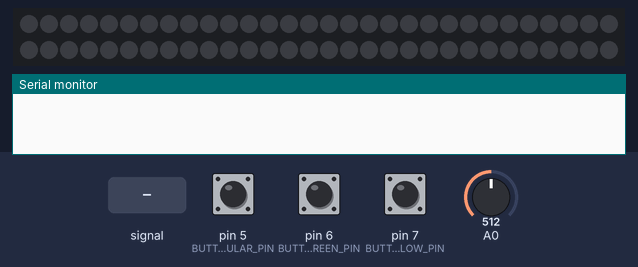
Simulated run of this sketch. Board: Arduino Uno, built with avr-gcc and run on an emulated ATmega328P. Parts: 60 RGB LEDs in strip order, left to right, continuing on the next row, the last lines printed to the serial monitor. The test bench sets the inputs (shaded band); at power-on: pin 7 (BUTTON_RED_YELLOW_PIN) HIGH, pin 6 (BUTTON_BLUE_GREEN_PIN) HIGH, A0 = 512, pin 5 (BUTTON_REGULAR_PIN) HIGH.

Above: at 1.2 s.
1.3 s: A0 fed a 200 Hz sine of ±460 counts around its level
At 2.27 s:
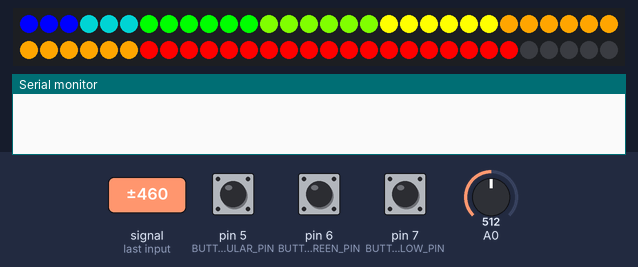
3.4 s: pin 7 (BUTTON_RED_YELLOW_PIN) pulled LOW for 0.15 s
At 4.05 s:
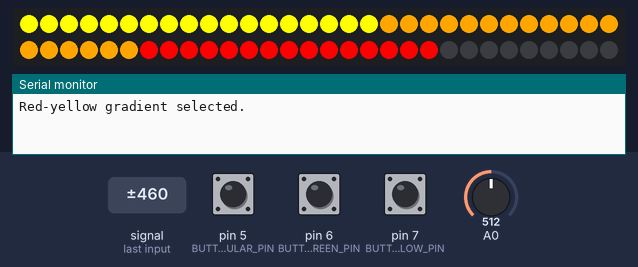
4.1 s: pin 6 (BUTTON_BLUE_GREEN_PIN) pulled LOW for 0.15 s
At 4.25 s:
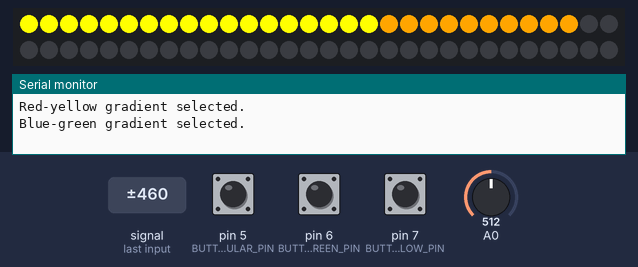
4.8 s: A0 set to 716
At 5.7 s:
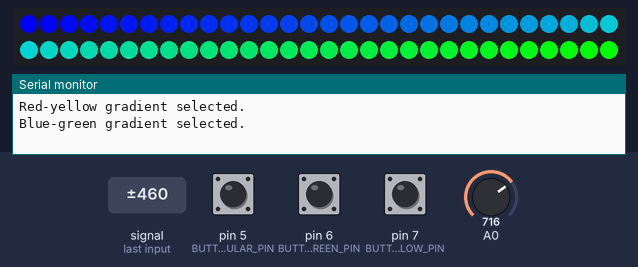
6.3 s: A0 set to 420
7.8 s: A0 set to 122
At 9.2 s:
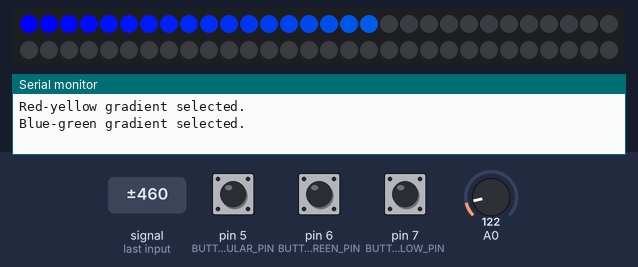
Timing chart, 0 to 10.3 s (numbered marks = the images above; inputs shaded):
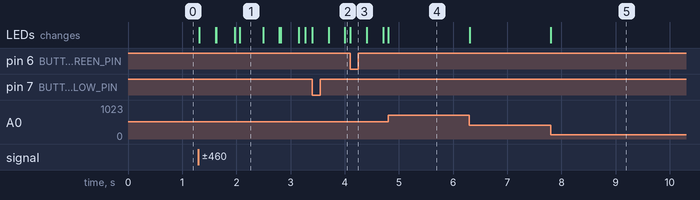

Measured:
- after the input at 1.3 s, the LEDs: first change at once (image 1 shows a later state)
- after the input at 4.8 s, the LEDs: change at once (image 4)
- after the input at 7.8 s, the LEDs: change at once (image 5)
- what the display in image 1 shows lasts 0.4 s, from 2.1 s to 2.5 s

The sketch:

One_Sensor_Working_Color_modes.ino
```cpp
#include <FastLED.h>
#include "math.h"

int seconds = 0;

#define NUM_LEDS 60
#define MAX_SENSOR 430.0f
#define MIN_SENSOR 0.0f
#define MIN_LEDS 1.0f
#define LED_PIN 4
#define BUTTON_REGULAR_PIN 5
#define BUTTON_BLUE_GREEN_PIN 6
#define BUTTON_RED_YELLOW_PIN 7

//int delayval = 100;
int sensor;

CRGB leds[NUM_LEDS];
int numLedsLUT[(int)MAX_SENSOR];

enum Pattern { REGULAR, BLUE_GREEN, RED_YELLOW };
Pattern currentPattern = REGULAR;

/*
Setup:
Initializes Color Modes,LEDs,etc
Creates a LUT (numLedsLUT) maps each sensor value(i) to the number of LEDs that should be on
*/
void setup() {
    Serial.begin(9600);
    FastLED.addLeds<WS2812, LED_PIN, GRB>(leds, NUM_LEDS);
    pinMode(A0, INPUT);
    pinMode(BUTTON_REGULAR_PIN, INPUT_PULLUP);
    pinMode(BUTTON_BLUE_GREEN_PIN, INPUT_PULLUP);
    pinMode(BUTTON_RED_YELLOW_PIN, INPUT_PULLUP);

    // populate lookup table with #LEDs on for a given force
    for (int i = 0; i < MAX_SENSOR; i++) {
        // num LEDs on determined via interpolation scaling
        float float_leds_on = ((NUM_LEDS - MIN_LEDS) / (MAX_SENSOR - MIN_SENSOR)) * (i - MIN_SENSOR) + MIN_LEDS;
        numLedsLUT[i] = (int) round(float_leds_on); // populate LUT
    }
}

/* Loop
Continuously updates the LEDs based on
1) Button Pressed for Color Mode
2) Sensor Value
*/
void loop() {
    // Check if the regular pattern button is pressed
    if (digitalRead(BUTTON_REGULAR_PIN) == LOW) {
        currentPattern = REGULAR;
        Serial.println("Regular gradient selected.");
        delay(200); // Debounce delay
    }

    // Check if the blue-green pattern button is pressed
    if (digitalRead(BUTTON_BLUE_GREEN_PIN) == LOW) {
        currentPattern = BLUE_GREEN;
        Serial.println("Blue-green gradient selected.");
        delay(200); // Debounce delay
    }

    // Check if the red-yellow pattern button is pressed
    if (digitalRead(BUTTON_RED_YELLOW_PIN) == LOW) {
        currentPattern = RED_YELLOW;
        Serial.println("Red-yellow gradient selected.");
        delay(200); // Debounce delay
    }

    // Read sensor value
    int getSmooth = 0;
    int temp;
    while (getSmooth < 10) {
        temp = analogRead(A0);
        if (temp > MIN_SENSOR) {
            sensor += temp;
            getSmooth++;
        }
    }
    sensor = (int)(sensor / 10);

    // Display LEDs according to sensor value with the selected gradient
    switch (currentPattern) {
        case REGULAR:
            processSensorData(numLedsLUT[sensor]);
            break;
        case BLUE_GREEN:
            processSensorDataBlueGreen(numLedsLUT[sensor]);
            break;
        case RED_YELLOW:
            processSensorDataRedYellow(numLedsLUT[sensor]);
            break;
    }
    sensor = 0;
}

/*
Displays Sensor Value on LEDs
Input: number of LEDs on (From LUT)
*/
void processSensorData(int number_leds_on) {
    for (int i = 0; i < NUM_LEDS; i++) { // for each LED in the strip
        if (i < number_leds_on) { // if our current LED should be ON
            if ((i + 1) <= (NUM_LEDS * 0.05)) { // bottom 5%, color BLUE
                leds[i] = CRGB(0, 0, 255);
            } else if ((i + 1) <= (NUM_LEDS * 0.10)) { // next 5%, color GREEN-BLUE
                leds[i] = CRGB(0, 128, 128);
            } else if ((i + 1) <= (NUM_LEDS * 0.20)) { // next 10%, color GREEN
                leds[i] = CRGB(0, 255, 0);
            } else if ((i + 1) <= (NUM_LEDS * 0.30)) { // next 10%, color YELLOW-GREEN
                leds[i] = CRGB(128, 255, 0);
            } else if ((i + 1) <= (NUM_LEDS * 0.40)) { // next 10%, color YELLOW
                leds[i] = CRGB(255, 255, 0);
            } else if ((i + 1) <= (NUM_LEDS * 0.60)) { // next 20%, color ORANGE
                leds[i] = CRGB(255, 165, 0);
            } else { // top 40%, color RED
                leds[i] = CRGB(255, 0, 0);
            }
        } else { // outside of range of ON LEDs, turn off
            leds[i] = CRGB(0, 0, 0);
        }
    }
    FastLED.show();
}

void processSensorDataBlueGreen(int number_leds_on) {
    for (int i = 0; i < NUM_LEDS; i++) { // for each LED in the strip
        if (i < number_leds_on) { // if our current LED should be ON
            leds[i] = CRGB(0, (255 * i) / NUM_LEDS, (255 * (NUM_LEDS - i)) / NUM_LEDS);
        } else { // outside of range of ON LEDs, turn off
            leds[i] = CRGB(0, 0, 0);
        }
    }
    FastLED.show();
}

void processSensorDataRedYellow(int number_leds_on) {
    for (int i = 0; i < NUM_LEDS; i++) { // for each LED in the strip
        if (i < number_leds_on) { // if our current LED should be ON
            if ((i + 1) <= (NUM_LEDS * 0.30)) { // bottom 30%, color YELLOW
                leds[i] = CRGB(255, 255, 0);
            } else if ((i + 1) <= (NUM_LEDS * 0.60)) { // middle 40%, color ORANGE
                leds[i] = CRGB(255, 165, 0);
            } else { // top 30%, color RED
                leds[i] = CRGB(255, 0, 0);
            }
        } else { // outside of range of ON LEDs, turn off
            leds[i] = CRGB(0, 0, 0);
        }
    }
    FastLED.show();
}
```
